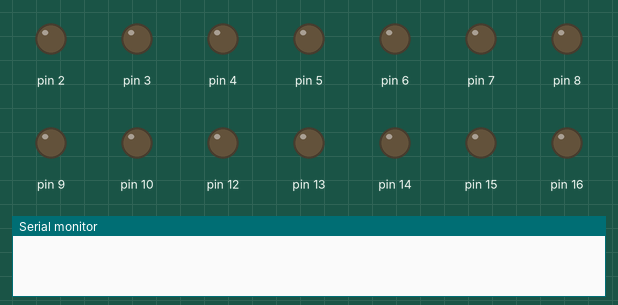
The sketch below on a simulated Arduino Nano, built with avr-gcc and run on an emulated ATmega328P. Shown: output pins drawn as LEDs (lit = HIGH), the last lines printed to the serial monitor. The local clock reads 2024-03-15 10:24:30 at power-on unless the sketch sets it.

Above: at 0.1 s.
At 3.2 s:
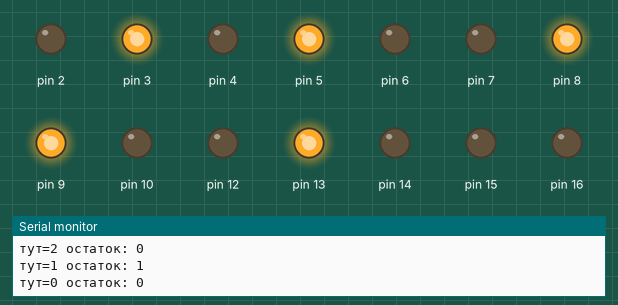
At 8.7 s:
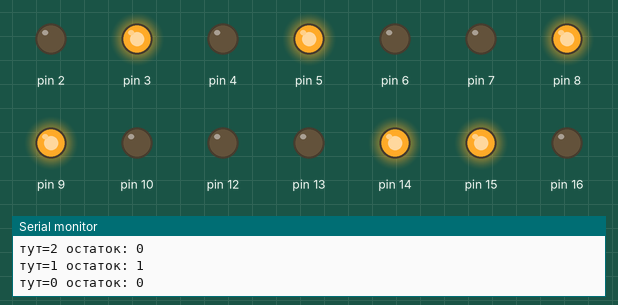
At 14.2 s:
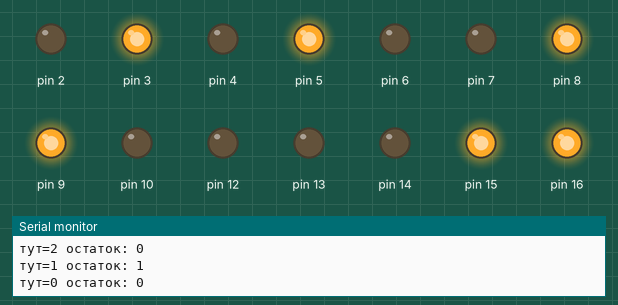
At 25.2 s:
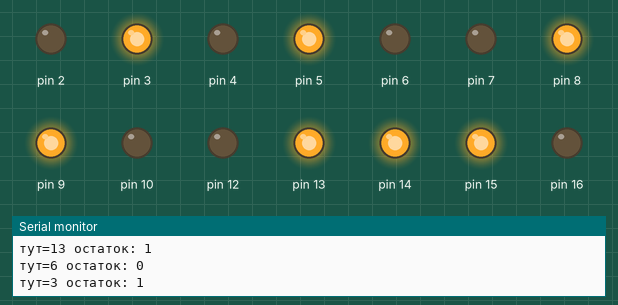
At 37.2 s:
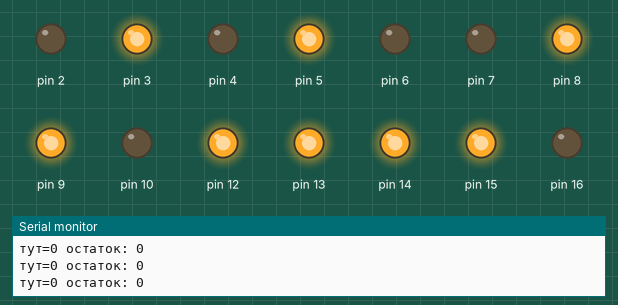
Timing chart, 0 to 40.0 s (numbered marks = the images above):
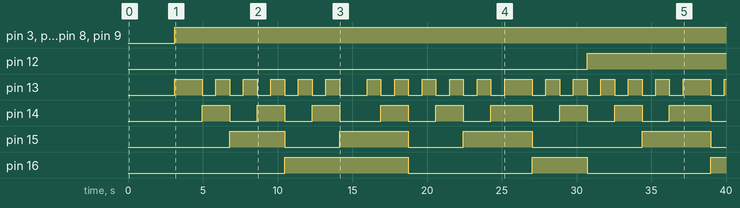

Measured:
- by itself, pin 3, pin 5, pin 8, pin 9: LOW → HIGH at 3.1 s
- by itself, pin 12: LOW → HIGH at 30.7 s
- by itself, pin 13: LOW → HIGH at 3.1 s, → LOW 1.8 s later, → HIGH 0.92 s later, → LOW 0.92 s later, … (37 changes in this stretch)
- by itself, pin 14: LOW → HIGH at 5.0 s, → LOW 1.8 s later, → HIGH 1.8 s later, → LOW 1.8 s later, … (18 changes in this stretch)
- by itself, pin 15: LOW → HIGH at 6.8 s, → LOW 3.7 s later, → HIGH 3.7 s later, → LOW 4.6 s later, … (8 changes in this stretch)
- by itself, pin 16: goes HIGH 8.3 s, LOW 8.3 s, HIGH 3.7 s, LOW 8.3 s, then HIGH

The sketch:

main.ino
```cpp
#include <Wire.h>
#include "RTClib.h"


RTC_DS3231 rtc;

char daysOfTheWeek[7][12] = {"Sunday", "Monday", "Tuesday", "Wednesday", "Thursday", "Friday", "Saturday"};

void setup ()
{
  pinMode(2,OUTPUT);
  pinMode(3,OUTPUT);
  pinMode(4,OUTPUT);
  pinMode(5,OUTPUT);
  pinMode(6,OUTPUT);
  pinMode(7,OUTPUT);
  pinMode(8,OUTPUT);
  pinMode(9,OUTPUT);
  pinMode(10,OUTPUT);
  pinMode(11,OUTPUT);
  pinMode(12,OUTPUT);
  pinMode(13, OUTPUT);
  pinMode(14, OUTPUT);
  pinMode(15, OUTPUT);
  pinMode(16, OUTPUT);
  pinMode(17, OUTPUT);
  pinMode(A6, OUTPUT);
  Serial.begin(9600);
  delay(3000); // ждать открытия консоли

  if (! rtc.begin()) {
    Serial.println("Couldn't find RTC");
    while (1);
  }

  if (rtc.lostPower()) {

  // Закомментируйте ниже строки, как только вы установите дату и время
    // Следующая строка устанавливает RTC на дату и время компилирования этого скетча
    rtc.adjust(DateTime(F(__DATE__), F(__TIME__)));

    // Следующая строка устанавливает RTC с явной датой и временем
    // например, чтобы установить 27 января 2017 года в 12:56:
    // rtc.adjust(DateTime(2017, 1, 27, 12, 56, 0));
  }
}

void loop ()
{
    DateTime now = rtc.now();
    Serial.print(now.hour());
    Serial.print(":");
    Serial.print(now.minute());
    Serial.print(":");
    Serial.print(now.second());
    Serial.print(" ");
    int i = now.hour();

    int counth = 5;
    int hourmas[5];
    while (counth>= 0){
      hourmas[counth-1]=i%2;
      i=i/2;
      --counth;

    }
    int im = now.minute();
    int countm = 6;
    int minmas[6];
    while (countm>= 0){
      minmas[countm-1]=im%2;
      im=im/2;
      --countm;
    }

     int is = now.second();

    int counts = 0;
    int secmas[6];
    while (counts<= 5){
      secmas[counts]=is%2;
      is=is/2;
      ++counts;
      Serial.print("тут=");
      Serial.print(is);
      Serial.print(" остаток: ");
      Serial.println(is%2);

    }
    for (int i = 0;i<6;i++)
  {
    if(hourmas[i] == 1)
    digitalWrite(i+2, HIGH);
    else
    digitalWrite(i+2, LOW);
  }
  for (int im = 0;im<6;im++)
  {
    if(minmas[im] == 1)
    digitalWrite(im+7, HIGH);
    else
    digitalWrite(im+7, LOW);
  }

  for (int is = 0;is<4;is++)
  {
    if(secmas[is] == 1)
    digitalWrite(is+13, HIGH);
    else
    digitalWrite(is+13, LOW);
  }

    if(secmas[5] == 1)
      digitalWrite(A6, HIGH);
      else
      digitalWrite(A6, LOW);

  delay(800);


}
```
